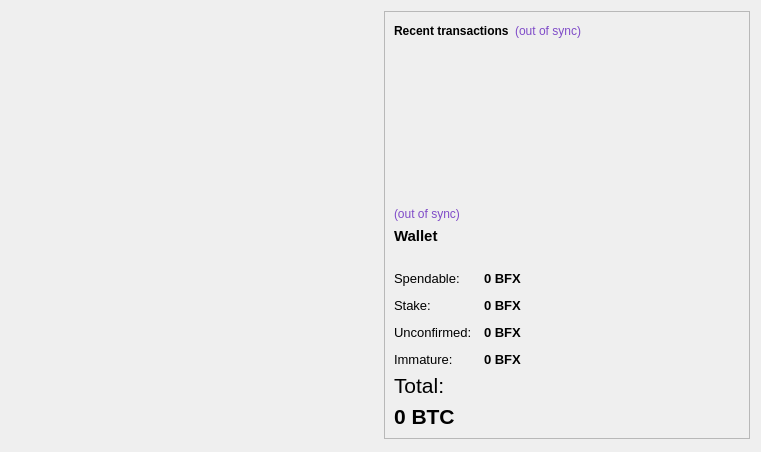
<?xml version="1.0" encoding="UTF-8"?>
<ui version="4.0">
 <class>OverviewPage</class>
 <widget class="QWidget" name="OverviewPage">
  <property name="geometry">
   <rect>
    <x>0</x>
    <y>0</y>
    <width>761</width>
    <height>452</height>
   </rect>
  </property>
  <property name="windowTitle">
   <string>Form</string>
  </property>
  <layout class="QHBoxLayout" name="horizontalLayout" stretch="1,1">
   <item>
    <layout class="QVBoxLayout" name="verticalLayout_2">
     <item>
      <widget class="QFrame" name="frame">
       <property name="frameShape">
        <enum>QFrame::NoFrame</enum>
       </property>
       <property name="frameShadow">
        <enum>QFrame::Raised</enum>
       </property>
       <property name="lineWidth">
        <number>0</number>
       </property>
       <layout class="QVBoxLayout" name="verticalLayout_4">
        <item>
         <layout class="QHBoxLayout" name="horizontalLayout_4"/>
        </item>
       </layout>
      </widget>
     </item>
     <item>
      <spacer name="verticalSpacer">
       <property name="orientation">
        <enum>Qt::Vertical</enum>
       </property>
       <property name="sizeHint" stdset="0">
        <size>
         <width>20</width>
         <height>40</height>
        </size>
       </property>
      </spacer>
     </item>
    </layout>
   </item>
   <item>
    <layout class="QVBoxLayout" name="verticalLayout_3">
     <item>
      <widget class="QFrame" name="frame_2">
       <property name="frameShape">
        <enum>QFrame::StyledPanel</enum>
       </property>
       <property name="frameShadow">
        <enum>QFrame::Raised</enum>
       </property>
       <layout class="QVBoxLayout" name="verticalLayout">
        <item>
         <layout class="QHBoxLayout" name="horizontalLayout_2">
          <item>
           <widget class="QLabel" name="label_4">
            <property name="text">
             <string>&lt;b&gt;Recent transactions&lt;/b&gt;</string>
            </property>
           </widget>
          </item>
          <item>
           <widget class="QLabel" name="labelTransactionsStatus">
            <property name="toolTip">
             <string>The displayed information may be out of date. Your wallet automatically synchronizes with the BFX network after a connection is established, but this process has not completed yet.</string>
            </property>
            <property name="styleSheet">
             <string notr="true">QLabel { color: #7F4BC8; }</string>
            </property>
            <property name="text">
             <string notr="true">(out of sync)</string>
            </property>
            <property name="alignment">
             <set>Qt::AlignRight|Qt::AlignTrailing|Qt::AlignVCenter</set>
            </property>
           </widget>
          </item>
          <item>
           <spacer name="horizontalSpacer">
            <property name="orientation">
             <enum>Qt::Horizontal</enum>
            </property>
            <property name="sizeHint" stdset="0">
             <size>
              <width>40</width>
              <height>20</height>
             </size>
            </property>
           </spacer>
          </item>
         </layout>
        </item>
        <item>
         <widget class="QListView" name="listTransactions">
          <property name="styleSheet">
           <string notr="true">QListView { background: transparent; }</string>
          </property>
          <property name="frameShape">
           <enum>QFrame::NoFrame</enum>
          </property>
          <property name="verticalScrollBarPolicy">
           <enum>Qt::ScrollBarAlwaysOff</enum>
          </property>
          <property name="horizontalScrollBarPolicy">
           <enum>Qt::ScrollBarAlwaysOff</enum>
          </property>
          <property name="selectionMode">
           <enum>QAbstractItemView::NoSelection</enum>
          </property>
         </widget>
        </item>
        <item>
         <widget class="QLabel" name="labelWalletStatus">
          <property name="toolTip">
           <string>The displayed information may be out of date. Your wallet automatically synchronizes with the BFX network after a connection is established, but this process has not completed yet.</string>
          </property>
          <property name="styleSheet">
           <string notr="true">QLabel { color: #7F4BC8; }</string>
          </property>
          <property name="text">
           <string notr="true">(out of sync)</string>
          </property>
          <property name="alignment">
           <set>Qt::AlignLeading|Qt::AlignLeft|Qt::AlignVCenter</set>
          </property>
         </widget>
        </item>
        <item>
         <widget class="QLabel" name="label_5">
          <property name="font">
           <font>
            <pointsize>11</pointsize>
            <weight>75</weight>
            <bold>true</bold>
           </font>
          </property>
          <property name="text">
           <string>Wallet</string>
          </property>
         </widget>
        </item>
        <item>
         <spacer name="horizontalSpacer_2">
          <property name="orientation">
           <enum>Qt::Horizontal</enum>
          </property>
          <property name="sizeHint" stdset="0">
           <size>
            <width>40</width>
            <height>20</height>
           </size>
          </property>
         </spacer>
        </item>
        <item>
         <layout class="QFormLayout" name="formLayout_2">
          <property name="fieldGrowthPolicy">
           <enum>QFormLayout::AllNonFixedFieldsGrow</enum>
          </property>
          <property name="horizontalSpacing">
           <number>12</number>
          </property>
          <property name="verticalSpacing">
           <number>12</number>
          </property>
          <item row="0" column="0">
           <widget class="QLabel" name="label">
            <property name="font">
             <font>
              <pointsize>10</pointsize>
             </font>
            </property>
            <property name="text">
             <string>Spendable:</string>
            </property>
           </widget>
          </item>
          <item row="0" column="1">
           <widget class="QLabel" name="labelBalance">
            <property name="font">
             <font>
              <pointsize>10</pointsize>
              <weight>75</weight>
              <bold>true</bold>
             </font>
            </property>
            <property name="cursor">
             <cursorShape>IBeamCursor</cursorShape>
            </property>
            <property name="toolTip">
             <string>Your current spendable balance</string>
            </property>
            <property name="text">
             <string notr="true">0 BFX</string>
            </property>
            <property name="textInteractionFlags">
             <set>Qt::LinksAccessibleByMouse|Qt::TextSelectableByKeyboard|Qt::TextSelectableByMouse</set>
            </property>
           </widget>
          </item>
          <item row="1" column="0">
           <widget class="QLabel" name="label_6">
            <property name="font">
             <font>
              <pointsize>10</pointsize>
             </font>
            </property>
            <property name="text">
             <string>Stake:</string>
            </property>
           </widget>
          </item>
          <item row="1" column="1">
           <widget class="QLabel" name="labelStake">
            <property name="font">
             <font>
              <pointsize>10</pointsize>
              <weight>75</weight>
              <bold>true</bold>
             </font>
            </property>
            <property name="cursor">
             <cursorShape>IBeamCursor</cursorShape>
            </property>
            <property name="toolTip">
             <string>Total number of tokens that were staked, and do not yet count toward the current balance</string>
            </property>
            <property name="text">
             <string notr="true">0 BFX</string>
            </property>
            <property name="textInteractionFlags">
             <set>Qt::LinksAccessibleByMouse|Qt::TextSelectableByKeyboard|Qt::TextSelectableByMouse</set>
            </property>
           </widget>
          </item>
          <item row="2" column="0">
           <widget class="QLabel" name="label_3">
            <property name="font">
             <font>
              <pointsize>10</pointsize>
             </font>
            </property>
            <property name="text">
             <string>Unconfirmed:</string>
            </property>
           </widget>
          </item>
          <item row="2" column="1">
           <widget class="QLabel" name="labelUnconfirmed">
            <property name="font">
             <font>
              <pointsize>10</pointsize>
              <weight>75</weight>
              <bold>true</bold>
             </font>
            </property>
            <property name="cursor">
             <cursorShape>IBeamCursor</cursorShape>
            </property>
            <property name="toolTip">
             <string>Total of transactions that have yet to be confirmed, and do not yet count toward the current balance</string>
            </property>
            <property name="text">
             <string notr="true">0 BFX</string>
            </property>
            <property name="textInteractionFlags">
             <set>Qt::LinksAccessibleByMouse|Qt::TextSelectableByKeyboard|Qt::TextSelectableByMouse</set>
            </property>
           </widget>
          </item>
          <item row="3" column="0">
           <widget class="QLabel" name="labelImmatureText">
            <property name="font">
             <font>
              <pointsize>10</pointsize>
             </font>
            </property>
            <property name="text">
             <string>Immature:</string>
            </property>
           </widget>
          </item>
          <item row="3" column="1">
           <widget class="QLabel" name="labelImmature">
            <property name="font">
             <font>
              <pointsize>10</pointsize>
              <weight>75</weight>
              <bold>true</bold>
             </font>
            </property>
            <property name="toolTip">
             <string>Mined balance that has not yet matured</string>
            </property>
            <property name="text">
             <string notr="true">0 BFX</string>
            </property>
            <property name="textInteractionFlags">
             <set>Qt::LinksAccessibleByMouse|Qt::TextSelectableByKeyboard|Qt::TextSelectableByMouse</set>
            </property>
           </widget>
          </item>
         </layout>
        </item>
        <item>
         <widget class="QLabel" name="labelTotalText">
          <property name="font">
           <font>
            <family>Arial</family>
            <pointsize>16</pointsize>
           </font>
          </property>
          <property name="text">
           <string>Total:</string>
          </property>
         </widget>
        </item>
        <item>
         <widget class="QLabel" name="labelTotal">
          <property name="font">
           <font>
            <family>Arial</family>
            <pointsize>16</pointsize>
            <weight>75</weight>
            <bold>true</bold>
           </font>
          </property>
          <property name="cursor">
           <cursorShape>IBeamCursor</cursorShape>
          </property>
          <property name="toolTip">
           <string>Your current total balance</string>
          </property>
          <property name="text">
           <string notr="true">0 BTC</string>
          </property>
          <property name="textInteractionFlags">
           <set>Qt::LinksAccessibleByMouse|Qt::TextSelectableByKeyboard|Qt::TextSelectableByMouse</set>
          </property>
         </widget>
        </item>
       </layout>
      </widget>
     </item>
     <item>
      <spacer name="verticalSpacer_2">
       <property name="orientation">
        <enum>Qt::Vertical</enum>
       </property>
       <property name="sizeHint" stdset="0">
        <size>
         <width>20</width>
         <height>40</height>
        </size>
       </property>
      </spacer>
     </item>
    </layout>
   </item>
  </layout>
 </widget>
 <resources/>
 <connections/>
</ui>
